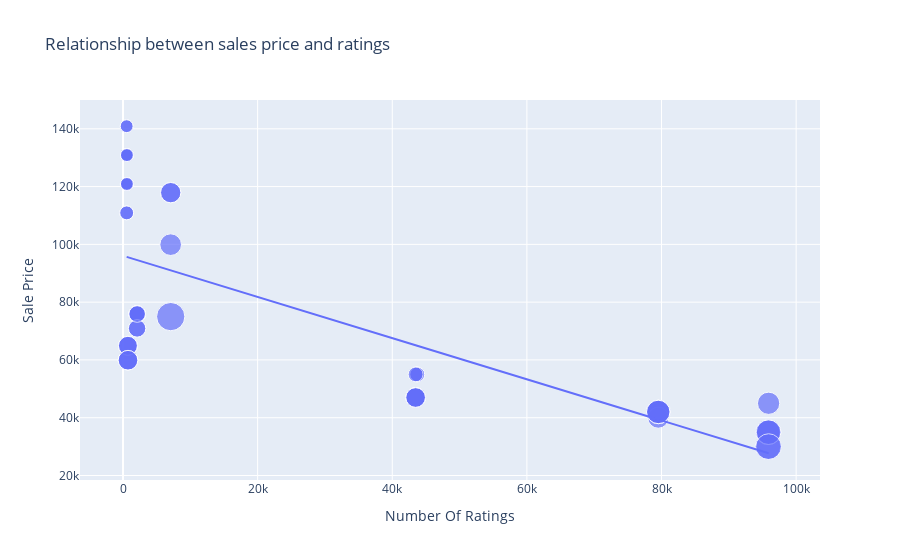

Notebook source saved alongside this figure:
### Code cell
figure= px.scatter(data_frame= data,x = 'Number Of Ratings', y='Sale Price', size=  "Discount Percentage" 
              , title='Relationship between sales price and ratings', trendline='ols' )
figure.show()
